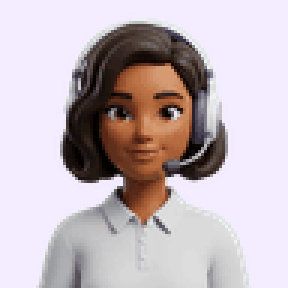
#> input picture assets/brand/trisha-waving.gif, 96 x 96 px (shown 3 times larger)
$ python -i build-native-trisha-artwork.py   (imports and definitions only)
#> lines starting #> are read from the running program, lines starting #| are printed output that depends on the picture
#!/usr/bin/env python3
"""Rebuild bounded native dock artwork from the existing Trisha waving GIF.
Requires Pillow. No network calls or source asset changes.
"""
import argparse
import hashlib
import json
from pathlib import Path
import shutil
from PIL import Image

p = argparse.ArgumentParser()
# [4 lines not run here, left out]
# [1 line that did not run here, left out]
# [4 lines not run here, left out]
frames=[];durations=[]
def raster(frame):
    rgba=frame.convert('RGBA').crop((0,0,480,480)).resize((96,96),Image.Resampling.LANCZOS)
    opaque=Image.alpha_composite(Image.new('RGBA',rgba.size,(243,237,255,255)),rgba).convert('RGB')
    opaque.info.clear()
    return opaque
# [8 lines not run here, left out]
# [1 line that did not run here, left out]
# [2 lines not run here, left out]
# [7 lines that did not run here, left out]
# [13 lines not run here, left out]

>>> from PIL import Image
>>> picture = Image.open('../assets/brand/trisha-waving.gif')
#> picture is the input picture: PIL image 96x96 P; mean R, G, B 195.2, 183.6, 189.5
>>> result = raster(picture)
#> in raster, `rgba=frame.convert('RGBA').crop((0,0,480,480)).resize((96,96),Image.Re..`:
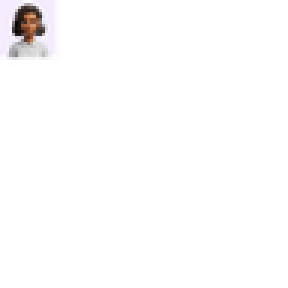
#> rgba: PIL image 96x96 RGBA (shown 3 times larger); mean R, G, B, A 9.5, 8.9, 9.3, 10.2; transparent parts drawn white

$ run again, on app-store-assets/generated/nano-banana-2/route-photo-01-access.jpg
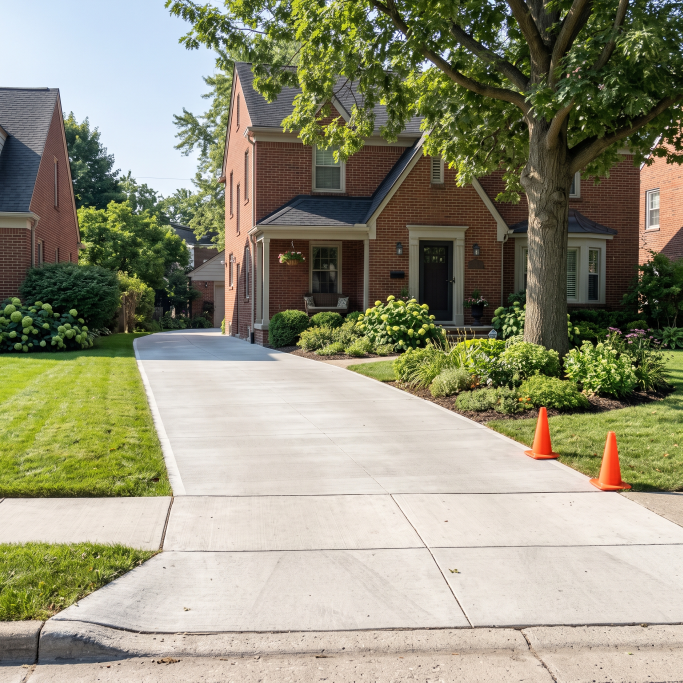
#> input picture app-store-assets/generated/nano-banana-2/route-photo-01-access.jpg, 2048 x 2048 px (shown at 1/3 size)
#> picture is the input picture: PIL image 2048x2048 RGB; mean R, G, B 146.7, 144.9, 121.6
#> in raster, `rgba=frame.convert('RGBA').crop((0,0,480,480)).resize((96,96),Image.Re..`:
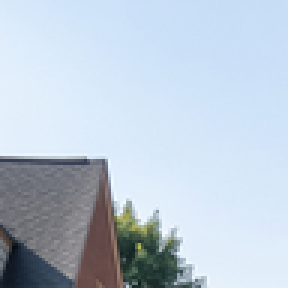
#> rgba: PIL image 96x96 RGBA (shown 3 times larger); mean R, G, B, A 187.5, 201, 214.8, 255

$ run again, on app-store-assets/generated/nano-banana-2/route-photo-02-placement.jpg
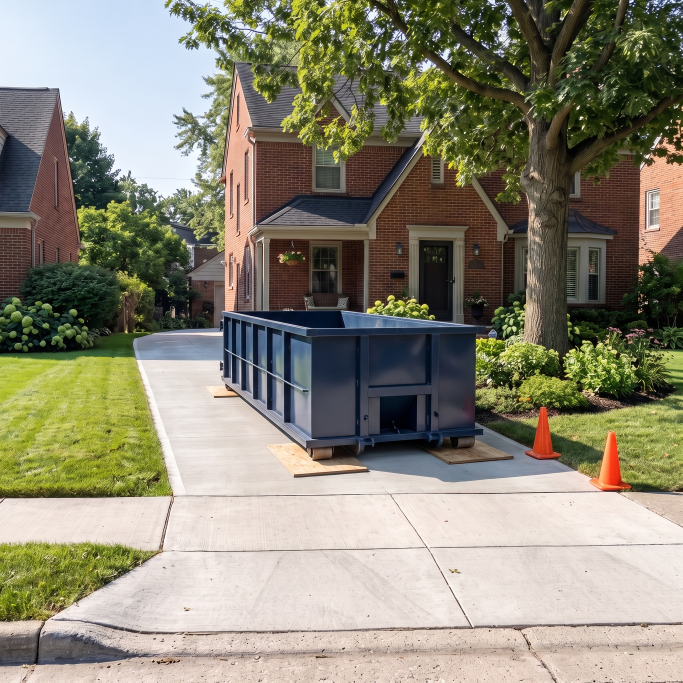
#> input picture app-store-assets/generated/nano-banana-2/route-photo-02-placement.jpg, 2048 x 2048 px (shown at 1/3 size)
#> picture is the input picture: PIL image 2048x2048 RGB; mean R, G, B 139.1, 135.4, 117.1
#> in raster, `rgba=frame.convert('RGBA').crop((0,0,480,480)).resize((96,96),Image.Re..`:
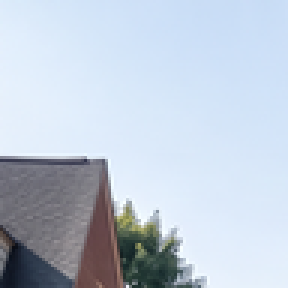
#> rgba: PIL image 96x96 RGBA (shown 3 times larger); mean R, G, B, A 190, 201.1, 215.1, 255
